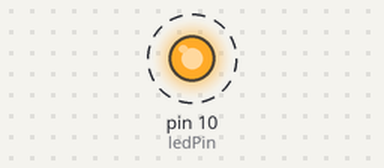
Simulated run of this sketch. Board: Arduino Uno, built with avr-gcc and run on an emulated ATmega328P. Parts: output pins drawn as LEDs (lit = HIGH). Dashed ring = blinking.

Above: at 0.5 s.
Timing chart, 0 to 4.6 s (numbered marks = the images above):
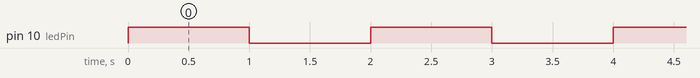

Measured:
- by itself, pin 10 (ledPin): alternates HIGH for 1.0 s and LOW for 1.0 s

The sketch:

LED.ino
```cpp
int ledPin=10;//定义数字10接口

void setup()
{
    pinMode(ledPin,OUTPUT);//定义小灯接口为输出接口
    digitalWrite(ledPin,LOW);//关闭
}

void loop()
{
    digitalWrite(ledPin,HIGH);//闭合
    delay(1000);//延时1秒
    digitalWrite(ledPin,LOW);//关闭
    delay(1000);//延时1秒
}
```
